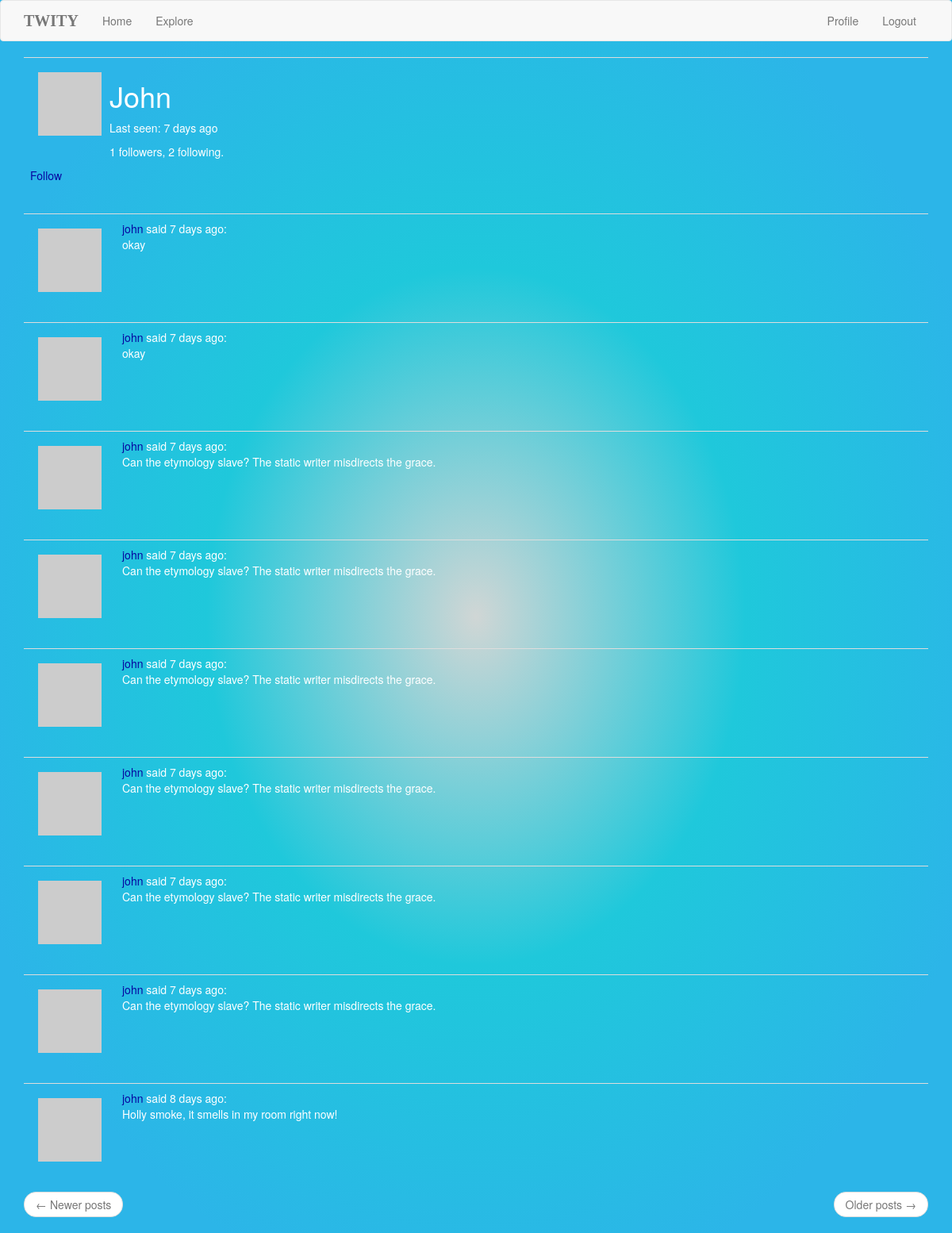
/user/john (signed in), run on the app's committed database.
### app/models.py (models this page shows, shortened)
class User(UserMixin, db.Model):
    id = db.Column(db.Integer, primary_key=True)
    username = db.Column(db.String(64), index=True, unique=True)
    email = db.Column(db.String(120), index=True, unique=True)
    password_hash = db.Column(db.String(128))
    posts = db.relationship('Post', backref='author', lazy='dynamic')
    about_me = db.Column(db.String(140))
    last_seen = db.Column(db.DateTime, default=datetime.utcnow)
    followed = db.relationship(
        'User', secondary=followers,
        primaryjoin=(followers.c.follower_id == id),
        secondaryjoin=(followers.c.followed_id == id),
        backref=db.backref('followers', lazy='dynamic'), lazy='dynamic')
    def avatar(self, size):
        digest = md5(self.email.lower().encode('utf-8')).hexdigest()
        return 'https://www.gravatar.com/avatar/{}?d=identicon&s={}'.format(
            digest, size)
    def is_following(self, user):
        return self.followed.filter(
            followers.c.followed_id == user.id).count() > 0

class Post(db.Model):
    id = db.Column(db.Integer, primary_key=True)
    body = db.Column(db.String(140))
    timestamp = db.Column(db.DateTime, index=True, default=datetime.utcnow)
    user_id = db.Column(db.Integer, db.ForeignKey('user.id'))

### app/routes.py (the view)
@app.route('/user/<username>')
@login_required
def user(username):
    user = User.query.filter_by(username=username).first_or_404()
    page = request.args.get('page', 1, type=int)
    posts = user.posts.order_by(Post.timestamp.desc()).paginate(
        page, app.config['POSTS_PER_PAGE'], False)
    next_url = url_for('user', username=user.username, page=posts.next_num) \
        if posts.has_next else None
    prev_url = url_for('user', username=user.username, page=posts.prev_num) \
        if posts.has_prev else None
    return render_template('user.html', user=user, posts=posts.items,
                           next_url=next_url, prev_url=prev_url)

### app/models.py (called while the page is built)
@login.user_loader
def load_user(id):
    return User.query.get(int(id))

### app/routes.py (called while the page is built)
@app.before_request
def before_request():
    if current_user.is_authenticated:
        current_user.last_seen = datetime.utcnow()
        db.session.commit()

### app/templates/user.html (shortened to what this page needs)
{% extends "base.html" %}
{% block app_content %}
    <table class="table">
        <tr>
            <td>
                <img src="{{ user.avatar(236) }}">
                <h1>{{ user.username }}</h1>
                {% if user.last_seen %}<p>Last seen: {{moment(user.last_seen).fromNow()}}</p>{% endif %}
                <p>{{ user.followers.count() }} followers, {{ user.followed.count() }} following.</p>
                {% if user == current_user %}
                <p><a href="{{ url_for('edit_profile') }}">Edit your profile</a></p>
                {% elif not current_user.is_following(user) %}
                <p><a href="{{ url_for('follow', username=user.username) }}">Follow</a></p>
                {% else %}
                <p><a href="{{ url_for('unfollow', username=user.username) }}">Unfollow</a></p>
                {% endif %}
            </td>
        </tr>
    </table>
    {% for post in posts %}
        {% include '_post.html' %}
    {% endfor %}
    <nav aria-label="...">
        <ul class="pager">
            <li class="previous{% if not prev_url %} disabled{% endif %}">
                <a href="{{ prev_url or '#' }}">
                    <span aria-hidden="true">&larr;</span> Newer posts
                </a>
            </li>
            <li class="next{% if not next_url %} disabled{% endif %}">
                <a href="{{ next_url or '#' }}">
                    Older posts <span aria-hidden="true">&rarr;</span>
                </a>
            </li>
        </ul>
    </nav>
{% endblock %}

### app/templates/_post.html
    <table class="table">
        <tr>
            <td width="70px">
                <a href="{{ url_for('user', username=post.author.username) }}">
                    <img src="{{ post.author.avatar(70) }}" />
                </a>
            </td>
            <td>
                <a href="{{ url_for('user', username=post.author.username) }}">
                    {{ post.author.username }}
                </a>
                said {{ moment(post.timestamp).fromNow() }}:
                <br>
                {{ post.body }}
            </td>
        </tr>
    </table>

### app/static/mystyle.css (style rules this page uses)
html body { background-color: #2cb5e8; background-image: radial-gradient(#d0d6d5 0%, #1fc8db 40%,#2cb5e8 80%); background-repeat: no-repeat; color: white; Opacity: 100; }
a { color: rgb(7, 7, 160); }
img { float: left; margin: 10px; }
h1 { text-transform: capitalize; }

### data on the page
User: username "John", last_seen "7 days ago"
Post: author.username "john", timestamp "7 days ago", body "okay"
Post: author.username "john", timestamp "7 days ago", body "okay"
Post: author.username "john", timestamp "7 days ago", body "Can the etymology slave? The static writer misdirects the grace."
Post: author.username "john", timestamp "7 days ago", body "Can the etymology slave? The static writer misdirects the grace."
Post: author.username "john", timestamp "7 days ago", body "Can the etymology slave? The static writer misdirects the grace."
Post: author.username "john", timestamp "7 days ago", body "Can the etymology slave? The static writer misdirects the grace."
Post: author.username "john", timestamp "7 days ago", body "Can the etymology slave? The static writer misdirects the grace."
Post: author.username "john", timestamp "7 days ago", body "Can the etymology slave? The static writer misdirects the grace."
Post: author.username "john", timestamp "8 days ago", body "Holly smoke, it smells in my room right now!"

### other printed values
{{ user.followers.count() }} "1"
{{ user.followed.count() }} "2"
